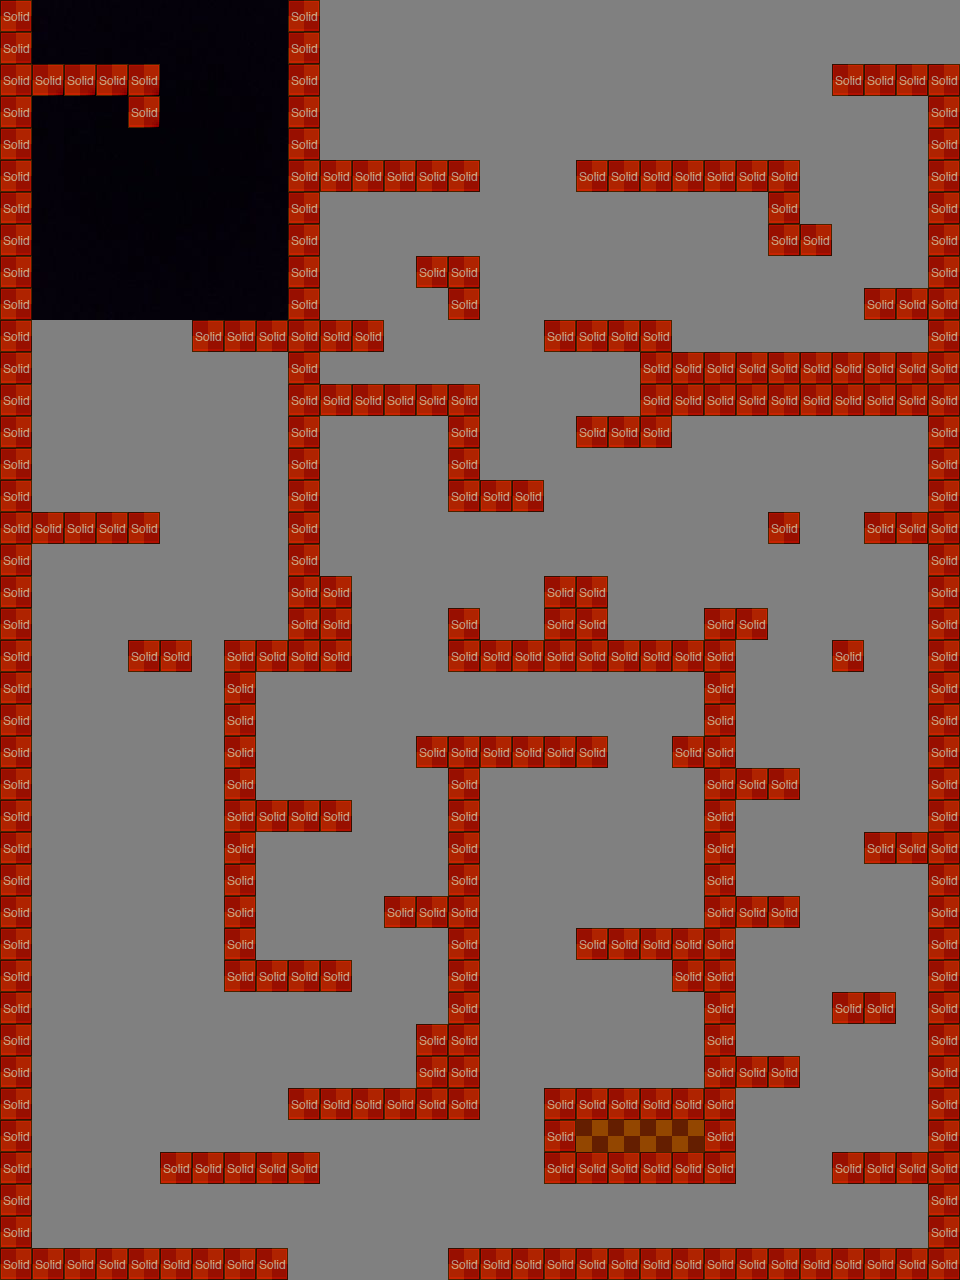

A 2D game scene composited from a Tiled map and its tileset images. What follows is a short description and the map's XML, with each tile layer's data collapsed to a summary:
An orthogonal 30x40 tile map with 32x32 px tiles, 3 tile layers (background, foreground, collision), 2 tilesets, 1 image layer and 1 object (mainPlayer).

<map version="1.0" orientation="orthogonal" renderorder="right-down" width="30" height="40" tilewidth="32" tileheight="32" backgroundcolor="#808080">
 <tileset firstgid="1" name="area01_level_tiles" tilewidth="32" tileheight="32">
  <image source="../img/map/area01_level_tiles.png" width="640" height="241" />
 </tileset>
 <tileset firstgid="141" name="metatiles32x32" tilewidth="32" tileheight="32">
  <image source="../img/map/metatiles32x32.png" width="160" height="32" />
  <tile id="0">
   <properties>
    <property name="type" value="solid" />
   </properties>
  </tile>
  <tile id="1">
   <properties>
    <property name="type" value="platform" />
   </properties>
  </tile>
 </tileset>
 <imagelayer name="BackgroundImage">
  <image source="../img/blackbox.jpg" trans="ff0000" />
  <properties>
   <property name="ratio" value="0.35" />
  </properties>
 </imagelayer>
 <layer name="background" width="30" height="40">
  <properties>
   <property name="ratio" value="0.35" />
  </properties>
  <data>[1200 cells, 318 non-empty, 2 distinct tile ids]</data>
 </layer>
 <objectgroup name="Entities">
  <object name="mainPlayer" x="96" y="0" width="32" height="64">
   <properties>
    <property name="image" value="gripe_run_right" />
    <property name="spritewidth" value="64" />
   </properties>
  </object>
 </objectgroup>
 <layer name="foreground" width="30" height="40">
  <data>[1200 cells, 0 non-empty, 0 distinct tile ids]</data>
 </layer>
 <layer name="collision" width="30" height="40" opacity="0.5">
  <data>[1200 cells, 314 non-empty, 1 distinct tile ids]</data>
 </layer>
</map>
